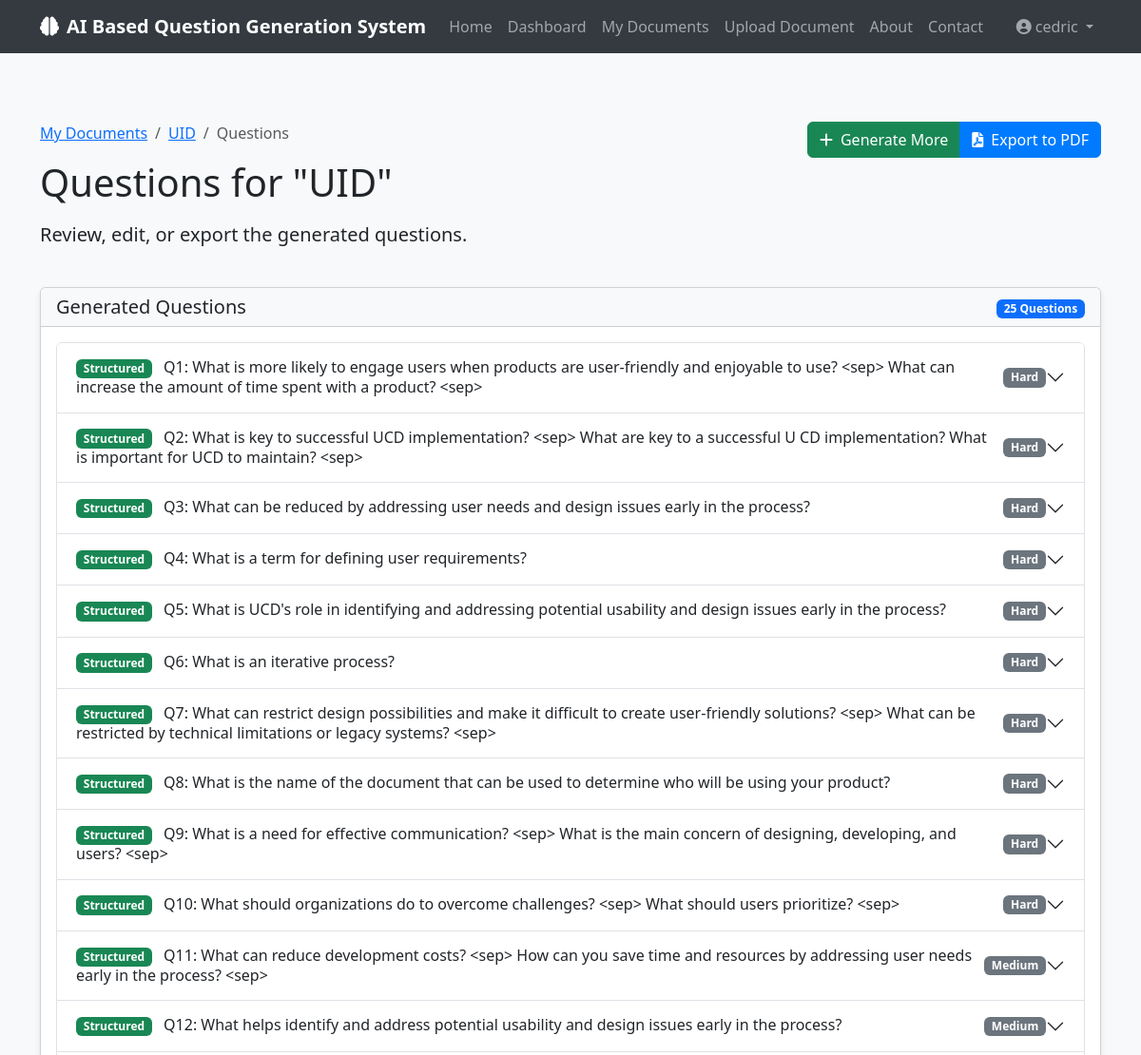
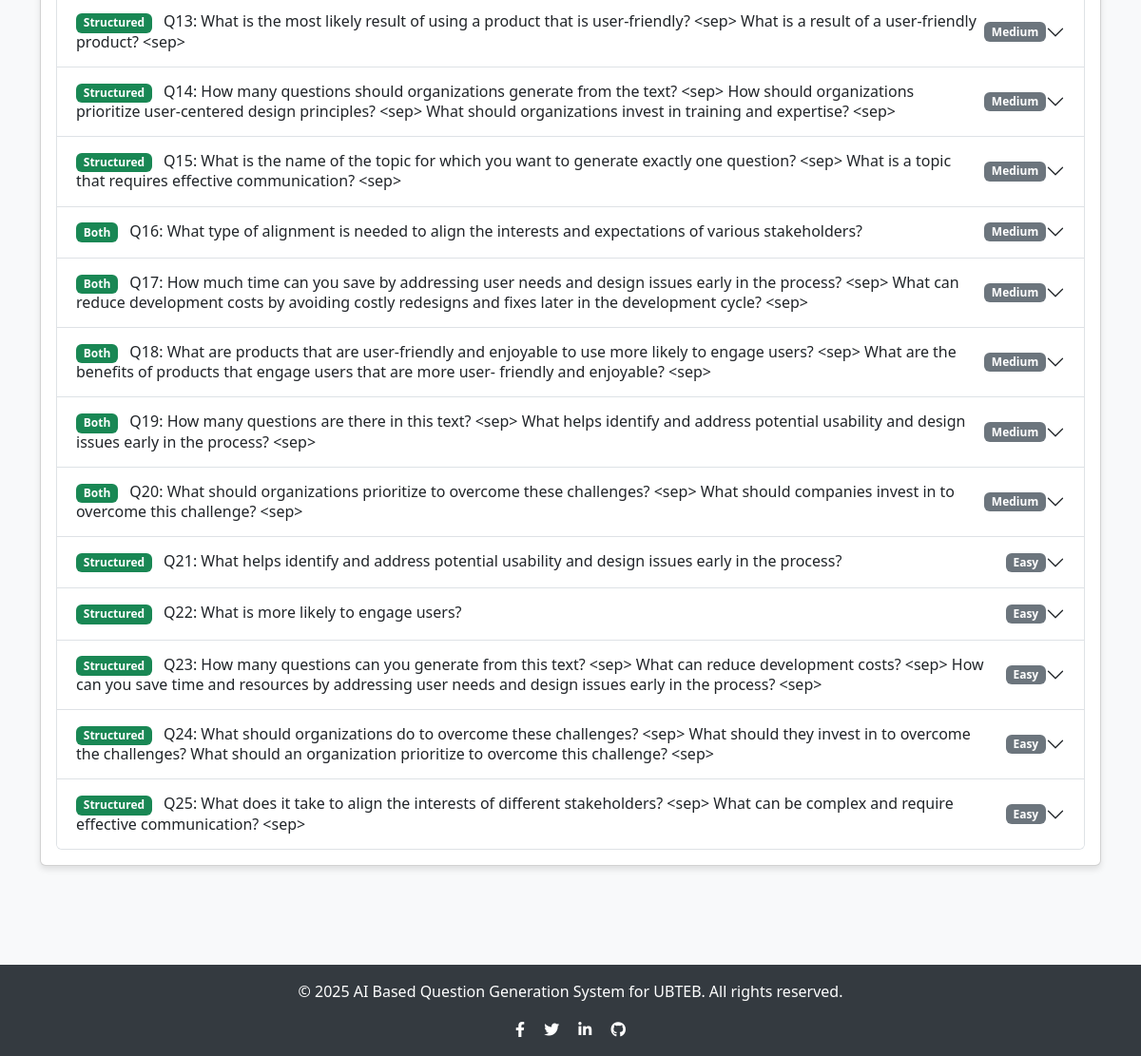
The app's page /documents/1/questions (signed in), older data (2 pictures, top to bottom).
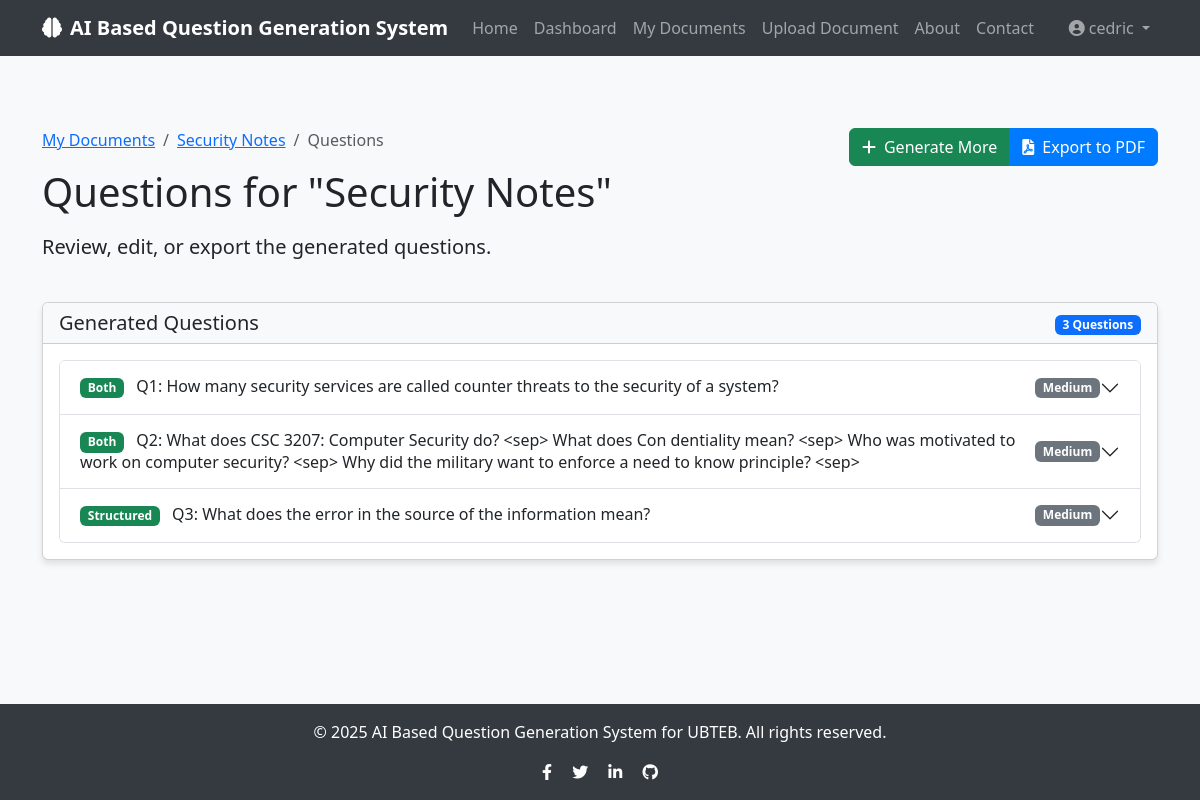
The same page, newer data.
### app/models/document.py (models this page shows, shortened)
class Document(db.Model):
    id = db.Column(db.Integer, primary_key=True)
    title = db.Column(db.String(100), nullable=False)
    filename = db.Column(db.String(100), nullable=False)
    file_path = db.Column(db.String(255), nullable=False)
    content = db.Column(db.Text, nullable=False)
    created_at = db.Column(db.DateTime, default=datetime.utcnow)
    user_id = db.Column(db.Integer, db.ForeignKey('user.id'), nullable=False)
    questions = db.relationship('Question', backref='document', lazy=True, cascade="all, delete-orphan")

### app/models/question.py (models this page shows, shortened)
class Question(db.Model):
    id = db.Column(db.Integer, primary_key=True)
    content = db.Column(db.Text, nullable=False)
    answer = db.Column(db.Text, nullable=False)
    options = db.Column(db.JSON, nullable=True)  # For multiple choice questions
    question_type = db.Column(db.String(20), nullable=False)  # 'multiple_choice' or 'structured'
    difficulty = db.Column(db.String(20), nullable=False)  # 'easy', 'medium', 'hard'
    created_at = db.Column(db.DateTime, default=datetime.utcnow)
    document_id = db.Column(db.Integer, db.ForeignKey('document.id'), nullable=False)
    user_id = db.Column(db.Integer, db.ForeignKey('user.id'), nullable=False)

### app/routes/questions.py (the view)
@questions.route('/documents/<int:document_id>/questions')
@login_required
def view_questions(document_id):
    document = Document.query.get_or_404(document_id)
    if document.user_id != current_user.id:
        flash('You do not have permission to view questions for this document.', 'danger')
        return redirect(url_for('questions.list_documents'))
    questions = Question.query.filter_by(document_id=document.id).all()
    return render_template('questions/view_questions.html', document=document, questions=questions)

### app/models/user.py (called while the page is built)
@login_manager.user_loader
def load_user(user_id):
    return User.query.get(int(user_id))

### app/templates/questions/view_questions.html (shortened to what this page needs)
{% extends "base.html" %}
{% block content %}
<div class="container py-5">
    <div class="row mb-4">
        <div class="col-md-8">
            <nav aria-label="breadcrumb">
                <ol class="breadcrumb">
                    <li class="breadcrumb-item"><a href="{{ url_for('questions.list_documents') }}">My Documents</a></li>
                    <li class="breadcrumb-item"><a href="{{ url_for('questions.view_document', document_id=document.id) }}">{{ document.title }}</a></li>
                    <li class="breadcrumb-item active" aria-current="page">Questions</li>
                </ol>
            </nav>
            <h1 class="mb-3">Questions for "{{ document.title }}"</h1>
            <p class="lead">Review, edit, or export the generated questions.</p>
        </div>
        <div class="col-md-4 text-end">
            <div class="btn-group" role="group">
                <a href="{{ url_for('questions.generate_questions_form', document_id=document.id) }}" class="btn btn-success">
                    <i class="fas fa-plus me-2"></i>Generate More
                </a>
                <a href="{{ url_for('questions.export_questions', document_id=document.id) }}" class="btn btn-primary">
                    <i class="fas fa-file-pdf me-2"></i>Export to PDF
                </a>
            </div>
        </div>
    </div>
    {% if questions %}
        <div class="row mb-4">
            <div class="col-md-12">
                <div class="card">
                    <div class="card-header bg-light">
                        <div class="row align-items-center">
                            <div class="col">
                                <h5 class="mb-0">Generated Questions</h5>
                            </div>
                            <div class="col-auto">
                                <span class="badge bg-primary">{{ questions|length }} Questions</span>
                            </div>
                        </div>
                    </div>
                    <div class="card-body">
                        <div class="accordion" id="questionsAccordion">
                            {% for question in questions %}
                                <div class="accordion-item">
                                    <h2 class="accordion-header" id="heading{{ question.id }}">
                                        <button class="accordion-button collapsed" type="button" data-bs-toggle="collapse" data-bs-target="#collapse{{ question.id }}" aria-expanded="false" aria-controls="collapse{{ question.id }}">
                                            <div class="d-flex w-100 justify-content-between align-items-center">
                                                <span>
                                                    <span class="badge {% if question.question_type == 'multiple_choice' %}bg-info{% else %}bg-success{% endif %} me-2">
                                                        {{ question.question_type|replace('_', ' ')|title }}
                                                    </span>
                                                    Q{{ loop.index }}: {{ question.content }}
                                                </span>
                                                <span class="badge bg-secondary ms-2">{{ question.difficulty|title }}</span>
                                            </div>
                                        </button>
                                    </h2>
                                </div>
                            {% endfor %}
                        </div>
                    </div>
                </div>
            </div>
        </div>
    {% endif %}
</div>
{% endblock %}

Row changes from the older to the newer data that the page shows:
removed Question: question_type "Structured", content "What is more likely to engage users when products are user-friendly and enjoyable to use? <sep> What can increase the amount of time spent with a product? <sep>", difficulty "Hard"
removed Question: question_type "Structured", content "What is key to successful UCD implementation? <sep> What are key to a successful U CD implementation? What is important for UCD to maintain? <sep>", difficulty "Hard"
removed Question: question_type "Structured", content "What is a term for defining user requirements?", difficulty "Hard"
removed Question: question_type "Structured", content "What is UCD's role in identifying and addressing potential usability and design issues early in the process?", difficulty "Hard"
removed Question: question_type "Structured", content "What is an iterative process?", difficulty "Hard"
removed Question: question_type "Structured", content "What can restrict design possibilities and make it difficult to create user-friendly solutions? <sep> What can be restricted by technical limitations or legacy systems? <sep>", difficulty "Hard"
removed Question: question_type "Structured", content "What is the name of the document that can be used to determine who will be using your product?", difficulty "Hard"
removed Question: question_type "Structured", content "What is a need for effective communication? <sep> What is the main concern of designing, developing, and users? <sep>", difficulty "Hard"
removed Question: question_type "Structured", content "What should organizations do to overcome challenges? <sep> What should users prioritize? <sep>", difficulty "Hard"
removed Question: question_type "Structured", content "What can reduce development costs? <sep> How can you save time and resources by addressing user needs early in the process? <sep>", difficulty "Medium"
removed Question: question_type "Structured", content "What helps identify and address potential usability and design issues early in the process?", difficulty "Medium"
removed Question: question_type "Structured", content "What is the most likely result of using a product that is user-friendly? <sep> What is a result of a user-friendly product? <sep>", difficulty "Medium"
removed Question: question_type "Structured", content "How many questions should organizations generate from the text? <sep> How should organizations prioritize user-centered design principles? <sep> What should organizations invest in training and expertise? <sep>", difficulty "Medium"
removed Question: question_type "Structured", content "What is the name of the topic for which you want to generate exactly one question? <sep> What is a topic that requires effective communication? <sep>", difficulty "Medium"
removed Question: question_type "Both", content "What type of alignment is needed to align the interests and expectations of various stakeholders?", difficulty "Medium"
removed Question: question_type "Both", content "How much time can you save by addressing user needs and design issues early in the process? <sep> What can reduce development costs by avoiding costly redesigns and fixes later in the development cycle? <sep>", difficulty "Medium"
removed Question: question_type "Both", content "What are products that are user-friendly and enjoyable to use more likely to engage users? <sep> What are the benefits of products that engage users that are more user- friendly and enjoyable? <sep>", difficulty "Medium"
removed Question: question_type "Both", content "How many questions are there in this text? <sep> What helps identify and address potential usability and design issues early in the process? <sep>", difficulty "Medium"
removed Question: question_type "Both", content "What should organizations prioritize to overcome these challenges? <sep> What should companies invest in to overcome this challenge? <sep>", difficulty "Medium"
removed Question: question_type "Structured", content "What helps identify and address potential usability and design issues early in the process?", difficulty "Easy"
removed Question: question_type "Structured", content "What is more likely to engage users?", difficulty "Easy"
removed Question: question_type "Structured", content "How many questions can you generate from this text? <sep> What can reduce development costs? <sep> How can you save time and resources by addressing user needs and design issues early in the process? <sep>", difficulty "Easy"
removed Question: question_type "Structured", content "What should organizations do to overcome these challenges? <sep> What should they invest in to overcome the challenges? What should an organization prioritize to overcome this challenge? <sep>", difficulty "Easy"
removed Question: question_type "Structured", content "What does it take to align the interests of different stakeholders? <sep> What can be complex and require effective communication? <sep>", difficulty "Easy"
changed Document: title "UID" → "Security Notes"
added Question: question_type "Both", content "How many security services are called counter threats to the security of a system?", difficulty "Medium"
added Question: question_type "Both", content "What does CSC 3207: Computer Security do? <sep> What does Con dentiality mean? <sep> Who was motivated to work on computer security? <sep> Why did the military want to enforce a need to know principle? <sep>", difficulty "Medium"
changed Question "Structured": content "What can be reduced by addressing user needs and design issues early in the process?" → "What does the error in the source of the information mean?"; difficulty "Hard" → "Medium"
Text that changed along with them:
{{ questions|length }}: "25" → "3"
